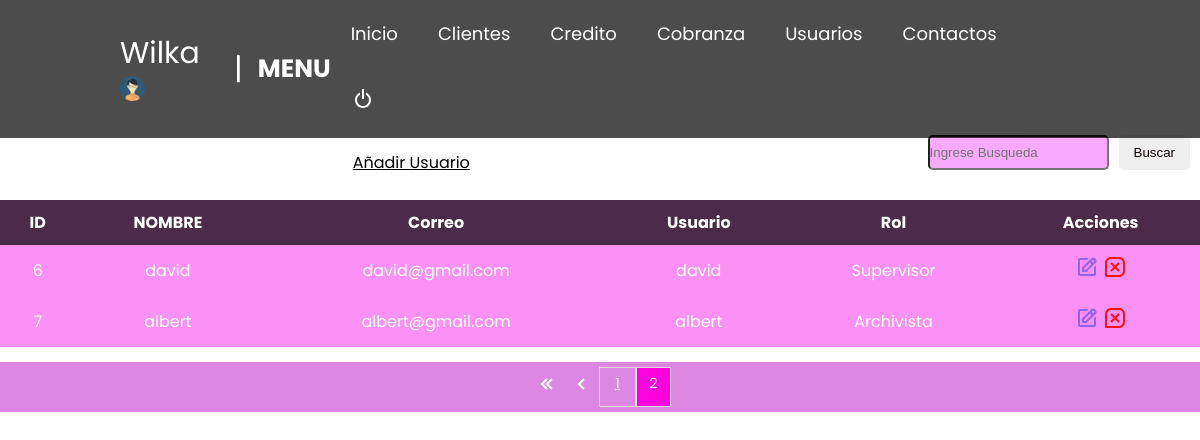
Page /sistema/user_list.php?pagina=2 (signed in) on the committed database.
### tables this page shows
CREATE TABLE `usuario` (
  `idusuario` int(11) NOT NULL,
  `nombre` varchar(50) DEFAULT NULL,
  `correo` varchar(100) DEFAULT NULL,
  `usuario` varchar(15) DEFAULT NULL,
  `clave` varchar(100) DEFAULT NULL,
  `rol` int(11) DEFAULT NULL,
  `estatus` int(11) NOT NULL DEFAULT '1'
);

CREATE TABLE `rol` (
  `idrol` int(11) NOT NULL,
  `rol` varchar(20) DEFAULT NULL
);

### sistema/user_list.php (the view, shortened to what this page needs)
<?php
	include "../conexion.php";
?>
<!DOCTYPE html>
<html>
<head>
	<?php include "includes/scripts.php"; ?>
	<?php include "includes/header.php"; ?>
</head>
<body>
			<br>
			<br>
			<br>
			<br>
			<br>
	<section class="user_list">
		<h1>Lista de Usuarios</h1>
		<a href="new_user.php" class="btn_new">Añadir Usuario</a>
		<form action="search_user.php" method="get" class="search ">
			<input type="text" name="busqueda" id="busqueda" placeholder="Ingrese Busqueda" class="link_search">
			<input type="submit" value="Buscar" class="btn_search">
		</form>
		<table>
			<tr>
			<th>ID</th>
			<th>NOMBRE</th>
			<th>Correo</th>
			<th>Usuario</th>
			<th>Rol</th>
			<th>Acciones</th>
			</tr>
<?php
		$sql_registe = mysqli_query($conection, "SELECT COUNT(*) as total_registro FROM usuario WHERE estatus = 1");
		$result_register = mysqli_fetch_array($sql_registe);
		$total_registro = $result_register['total_registro'];
		$por_pagina = 5;
		if (empty($_GET['pagina'])) {
			$pagina = 1;
		}else{
			$pagina = $_GET['pagina'];
		}
		$desde = ($pagina-1) * $por_pagina;
		$total_paginas = ceil($total_registro / $por_pagina);
	$query = mysqli_query($conection,"SELECT u.idusuario, u.nombre, u.correo, u.usuario, r.rol FROM usuario u INNER JOIN rol r ON u.rol = r.idrol WHERE estatus = 1 ORDER BY u.idusuario ASC LIMIT $desde,$por_pagina");
	$result = mysqli_num_rows($query);
	if ($result > 0) {
		while ($data = mysqli_fetch_array($query)) {
			?>
			<tr>
				<td><?php echo $data['idusuario']; ?></td>
				<td><?php echo $data['nombre']; ?></td>
				<td><?php echo $data['correo']; ?></td>
				<td><?php echo $data['usuario']; ?></td>
				<td><?php echo $data['rol']; ?></td>
				<td>
					<a class="edit" href="edit_user.php?id=<?php echo $data['idusuario'];?>"><img src="assets/edit.svg" class="edit"></a>
					<?php
						if ($data['idusuario'] != 1) {
					 ?>
					<a class="delete" href="delete_user.php?id=<?php echo $data['idusuario'];?>"><img src="assets/delete.svg" class="delete"></a>
					<?php
				}
					 ?>
				</td>
			</tr>
<?php
		}
	}
?>
		</table>
		<div class="select">
			<ul>
				<?php
					if ($pagina != 1) {
				 ?>
				<li><a href="?pagina=<?php echo 1; ?>"><img src="assets/arrow_ini.svg"></a></li>
				<li><a href="?pagina=<?php echo $pagina-1; ?>"><img src="assets/arrow_left.svg"></a></li>
				<?php
				}
				for ($i=1; $i <= $total_paginas; $i++) {
				if ($i == $pagina) {
					echo '<li class="selectPage">'.$i.'</li>';
				}else{
					echo '<li class="page"><a href="?pagina='.$i.'">'.$i.'</a></li>';
				}
					}
				 ?>
			</ul>
		</div>
	</section>

### sistema/css/index.css (style rules this page uses)
*, *::before, *::after { margin: 0; padding: 0; box-sizing: inherit; }
body { font-family: 'Poppins', sans-serif; min-width: 100vh; box-sizing: border-box; min-height: 100vh; background: url(../img/background.png) no-repeat; background-position: center; background-size: cover; }

### sistema/css/user_list.css (style rules this page uses)
.user_list h1 { font-size: 35px; display: inline-block; color: #FFF; }
.btn_new { display: inline-block; background: white; color: black; padding: 5px 25px; border-radius: 4px; margin: 20px; }
table { border-collapse: collapse; font-size: 12pt; font-family: 'Poppins', sans-serif; width: 100%; text-align: center; }
table th { text-align: left; padding: 10px; background-color: rgba(1, 1, 1, 0.7); color: #FFF; text-align: center; }
table tr:nth-child(n) { background: rgba(249, 36, 236, 0.5); color: #FFF; text-align: center; font-size: 16px; font-family: 'Poppins', sans-serif; }
table td { padding: 10px; }
.edit { display: inline-block; align-items: center; }
.delete { display: inline-block; align-items: center; }
.select ul { padding: 5px 5px; list-style: none; background: rgba(186, 16, 197, 0.5); margin-top: 15px; display: flex; justify-content: center; color: #FFF; }
.select a, .selectPage { color: #FFF; padding: 5px; display: inline-block; font-size: 14px; text-align: center; width: 35px; }
.selectPage { color: #FFF; background: #FF00DE; border: 1px solid #ddd; }
.page { border: 1px solid #ddd; }

### sistema/css/search.css (style rules this page uses)
.search { display: flex; float: right; background: initial; padding: 10px; border-radius: 10px; font-family: 'Poppins', sans-serif; }
.search .btn_search { background: ##FAF2FB; color: #0F0404; padding: 10px 15px; border: 0; cursor: pointer; margin-left: 10px; border-radius: 5px; }
.link_search { background: rgba(243, 86, 245, 0.5); color: #FFF; border-radius: 5px; }

### rows in the picture
usuario: idusuario "6", nombre "david", correo "david@gmail.com", usuario "david", rol.rol "Supervisor"
usuario: idusuario "7", nombre "albert", correo "albert@gmail.com", usuario "albert", rol.rol "Archivista"

### other values in the picture
$_SESSION['nombre'] "Wilka"
